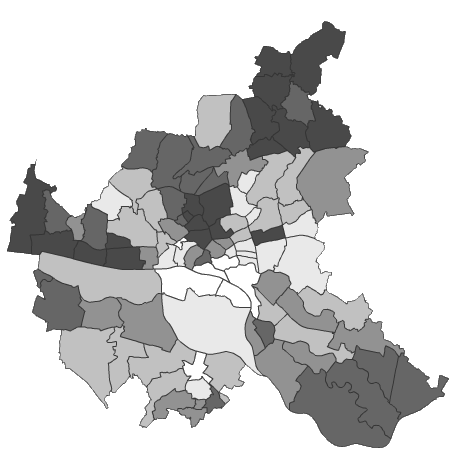
#> input picture image processing/12/hamburg.png, 460 x 469 px
$ jupyter execute woche12RegionGrowing_empty.ipynb
#> lines starting #> are read from the running program, lines starting #| are printed output that depends on the picture; after the words box and inside, x2 and y2 are one past the last pixel; in counts of white or black regions, pixels touching at a corner belong together
Diese Aufgabe soll das globale Schwellenwertverfahren mit dem Region Growing vergleichen.

Dazu laden wir eine Karte von Hamburg, in der die Stadtteile mit unterschiedlichen Helligkeiten markiert sind. Ziel unserer Binarisierung soll es sein, den weißen Hintergrund (Gebiete außerhalb Hamburgs) und den Bereich der Stadt Hamburg zu trennen.

[cell 1]
from skimage.io import imread
from skimage.segmentation import flood, mark_boundaries
from skimage.filters import threshold_otsu
import matplotlib.pyplot as plt
from skimage.color import label2rgb
import numpy as np

img = imread('hamburg.png')
#> img is the input picture: shape (469, 460); min 52, max 255, mean 206.8
plt.imshow(img, cmap='gray', vmin=0,vmax=255)

Ermittelt zunächst einen Schwellenwert über Otsu und binarisiert das Bild damit. Lasst euch das Ergebnis anzeigen. Entspricht es unserer Zielvorstellung?

[cell 2]
thres = threshold_otsu(img)
#> thres = 174
label = img>thres
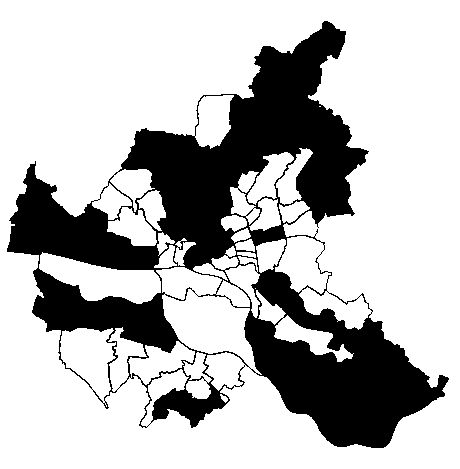
#> label: shape (469, 460) bool; 72.8% white; 1 black region, box (x1, y1, x2, y2) and area: (7, 21, 449, 448) 58599

vis = mark_boundaries(img, label, mode="thick")
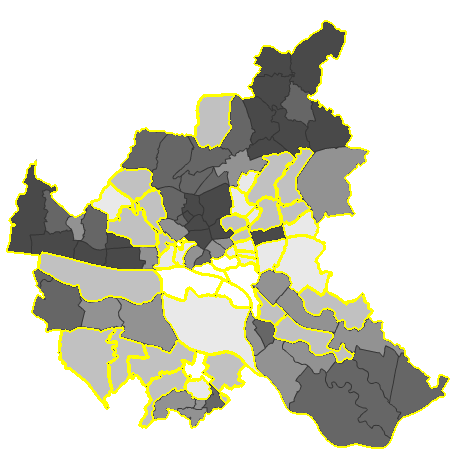
#> vis: shape (469, 460, 3) float64; mean R, G, B 0.832, 0.832, 0.771
plt.imshow(vis,cmap="gray",vmin=0,vmax=255)
plt.show()

Wendet nun statt des Schwellenwertverfahrens das Region Growing an. Welche Koordinaten kommen als Saatpunkt in Frage? Wie groß sollte die `tolerance` sein? Visualisiert das Ergebnis? Entspricht es nun unserer Zielvorstellung?

[cell 3]
seed = (0,0)
myTolerance = 0
label = flood(img, seed_point=seed, tolerance=myTolerance)
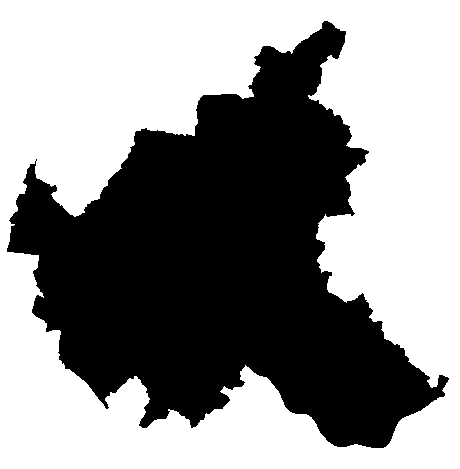
#> label: shape (469, 460) bool; 56.4% white; 1 black region, box (x1, y1, x2, y2) and area: (7, 21, 449, 448) 93964
vis = mark_boundaries(img, label, mode="thick")
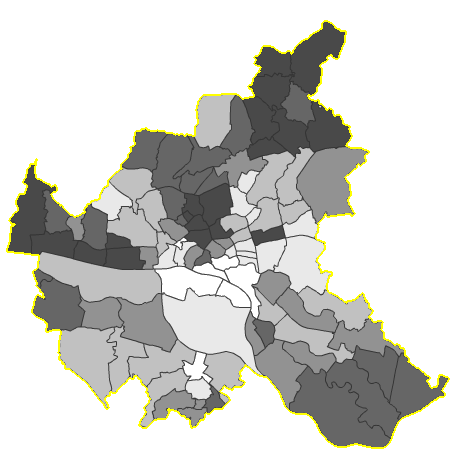
#> vis: shape (469, 460, 3) float64; mean R, G, B 0.816, 0.816, 0.798
plt.imshow(vis,cmap="gray",vmin=0,vmax=255)
plt.show()

Erstellt nun einen Ausschnitt des eigentlichen Bildes, indem die ersten und letzten 20 Bildzeilen und Bildspalten entfernt werden. Verändert sich das Ergebnis, wenn ihr nun wiederum mit dem gleichen Saatpunkt startet?

[cell 4]
croped = img[20:-20,20:-20]
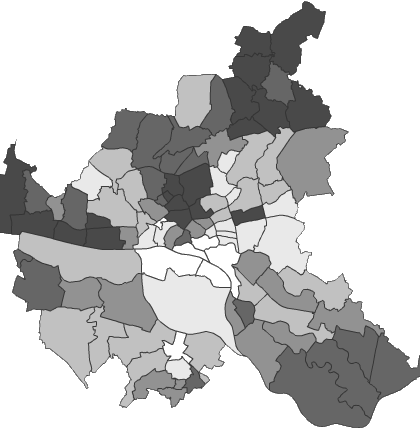
#> croped: shape (429, 420); min 52, max 255, mean 197.8
plt.imshow(croped, cmap="gray",vmin=0,vmax=255)

Nehmt nun vier sinnvoll platzierte Saatpunkt und erzeugt vier Einzelergebnisse zu dem Bildausschnitt jeweils mit Region Growing. Welche vier Saatpunkte wären sinnvoll? Wie könnt ihr die vier Einzelergebnisse zusammenbringen?

[cell 5]
seeds = [(0,0),
         (0,croped.shape[1]-1),
         #(croped.shape[0]-1,croped.shape[1]-1),
         (croped.shape[0]-1,0)]
#> seeds = [(0, 0), (0, 419), (428, 0)]
thres = 0
labels = []

for coord in seeds:
    labels += [flood(croped, seed_point=coord, tolerance=thres)]
#> after the loop, labels = 3 items

res = np.zeros_like(croped)
for label in labels:
    res = res+label
#> this loop made 3 passes
#> pass 1, `res = res+label`:
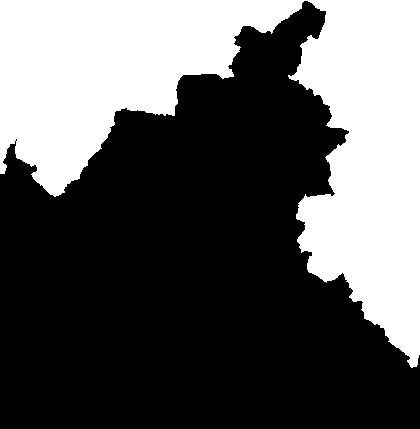
#> res: shape (429, 420); values 0 (black) and 1 (white), 36.3% white; 1 white region, box (x1, y1, x2, y2) and area: (0, 0, 420, 368) 65324
#> pass 3, `res = res+label`:
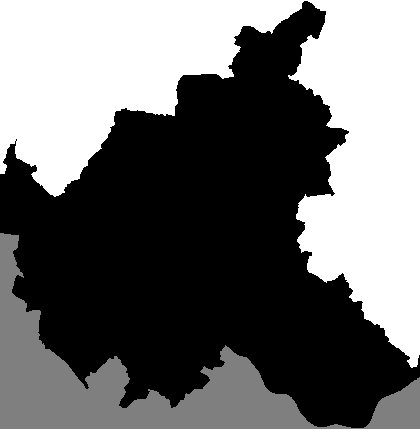
#> res: shape (429, 420); min 0, max 2, mean 0.844; drawn with min black and max white


#plt.imshow(res, cmap="gray", vmin=0, vmax=1)

vis = mark_boundaries(croped, res, mode="thick")
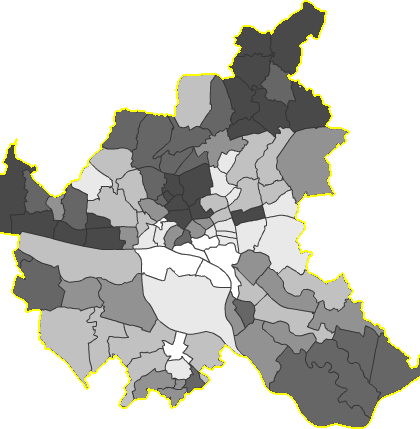
#> vis: shape (429, 420, 3) float64; mean R, G, B 0.781, 0.781, 0.761

plt.imshow(vis, cmap="gray", vmin=0, vmax=255)
